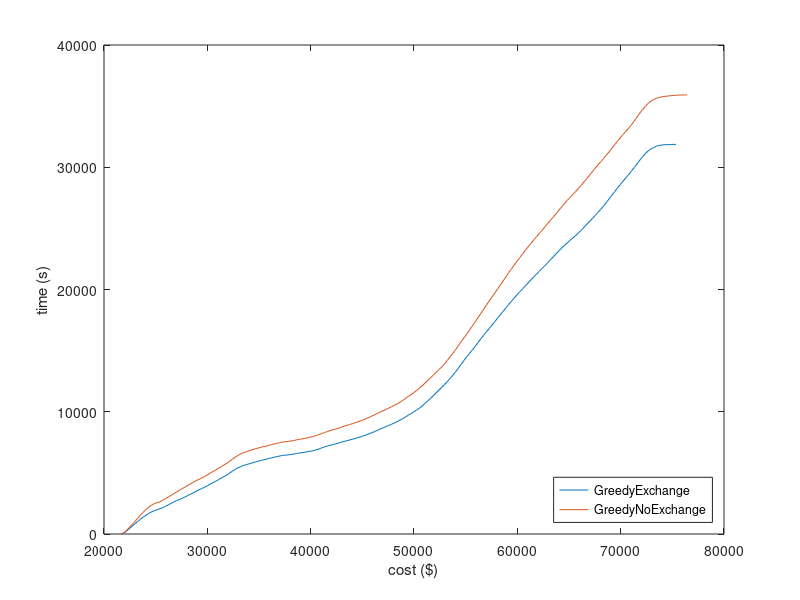

Here is the MATLAB script that generated this plot:
x0 = [21630,21900,22170,22440,22710,22980,23250,23520,23790,24060,24330,24600,24870,25140,25410,25680,25950,26220,26490,26760,27030,27300,27570,27840,28110,28380,28650,28920,29190,29460,29730,30000,30270,30540,30810,31080,31350,31620,31890,32160,32430,32700,32970,33240,33510,33780,34050,34320,34590,34860,35130,35400,35670,35940,36210,36480,36750,37020,37290,37560,37830,38100,38370,38640,38910,39180,39450,39720,39990,40260,40530,40800,41070,41340,41610,41880,42150,42420,42690,42960,43230,43500,43770,44040,44310,44580,44850,45120,45390,45660,45930,46200,46470,46740,47010,47280,47550,47820,48090,48360,48630,48900,49170,49440,49710,49980,50250,50520,50790,51060,51330,51600,51870,52140,52410,52680,52950,53220,53490,53760,54030,54300,54570,54840,55110,55380,55650,55920,56190,56460,56730,57000,57270,57540,57810,58080,58350,58620,58890,59160,59430,59700,59970,60240,60510,60780,61050,61320,61590,61860,62130,62400,62670,62940,63210,63480,63750,64020,64290,64560,64830,65100,65370,65640,65910,66180,66450,66720,66990,67260,67530,67800,68070,68340,68610,68880,69150,69420,69690,69960,70230,70500,70770,71040,71310,71580,71850,72120,72390,72660,72930,73200,73470,73740,74010,74280,74550,74820,75090,75360];
y0 = [0.31,74.91,234.92,435.36,632.97,827.75,1007.05,1205.59,1378.36,1531.55,1680.83,1814.45,1908.47,1990.25,2070.17,2152.09,2259.51,2386.55,2505.31,2620.04,2731.12,2824.76,2920.21,3030.96,3152.27,3264.54,3373.87,3498.97,3616.81,3720.13,3827.56,3943.74,4081.39,4198.74,4308.94,4442.72,4577.47,4701.33,4827.35,4984.52,5149.41,5291.98,5421.7,5521.3,5607.22,5678.44,5742.53,5811.03,5877.96,5942.13,6006.5,6061.1,6117.27,6172.35,6225.63,6285.16,6335.2,6384.32,6425.87,6451.09,6473.45,6505.79,6539.26,6584.2,6623.05,6656.5,6694.92,6733.27,6774.98,6820.74,6876.51,6956.95,7047.54,7122.21,7197.5,7257.02,7316.91,7370.82,7436.54,7507.85,7570.45,7632.14,7690.42,7749.87,7813.41,7884.31,7950.37,8037.81,8112.65,8196.42,8291.06,8379.53,8487.21,8584.87,8679.38,8777.17,8883.55,8974.81,9078.46,9187.5,9306.18,9430.77,9565.15,9714.03,9851.99,9999.42,10143.28,10286.12,10470.38,10689.16,10884.96,11101.81,11320.92,11544.07,11767.5,11994.54,12219.62,12470.46,12724.32,12983.75,13276.02,13580.7,13889.15,14204.21,14497.5,14769.91,15056.61,15345.18,15654.79,15960.5,16248.36,16536.05,16796.17,17078.26,17358.54,17646.02,17932.19,18216.59,18494.58,18775.03,19047.9,19310.41,19566.75,19814.55,20057.2,20297.38,20547.91,20790.92,21027.18,21260.36,21493.7,21730.77,21957.63,22194.17,22434.15,22673.47,22917.38,23158.12,23390.13,23602.99,23815.16,24021.5,24216.51,24414.09,24627.0,24843.1,25090.91,25330.36,25568.76,25810.86,26049.96,26308.67,26556.68,26825.95,27111.12,27412.73,27711.15,28006.58,28301.15,28582.26,28864.34,29130.73,29400.93,29688.19,29969.49,30268.16,30577.92,30868.25,31121.75,31335.83,31498.17,31622.78,31725.83,31789.41,31823.41,31842.9,31851.93,31861.12,31867.79,31870.54];
x1 = [21630,21900,22170,22440,22710,22980,23250,23520,23790,24060,24330,24600,24870,25140,25410,25680,25950,26220,26490,26760,27030,27300,27570,27840,28110,28380,28650,28920,29190,29460,29730,30000,30270,30540,30810,31080,31350,31620,31890,32160,32430,32700,32970,33240,33510,33780,34050,34320,34590,34860,35130,35400,35670,35940,36210,36480,36750,37020,37290,37560,37830,38100,38370,38640,38910,39180,39450,39720,39990,40260,40530,40800,41070,41340,41610,41880,42150,42420,42690,42960,43230,43500,43770,44040,44310,44580,44850,45120,45390,45660,45930,46200,46470,46740,47010,47280,47550,47820,48090,48360,48630,48900,49170,49440,49710,49980,50250,50520,50790,51060,51330,51600,51870,52140,52410,52680,52950,53220,53490,53760,54030,54300,54570,54840,55110,55380,55650,55920,56190,56460,56730,57000,57270,57540,57810,58080,58350,58620,58890,59160,59430,59700,59970,60240,60510,60780,61050,61320,61590,61860,62130,62400,62670,62940,63210,63480,63750,64020,64290,64560,64830,65100,65370,65640,65910,66180,66450,66720,66990,67260,67530,67800,68070,68340,68610,68880,69150,69420,69690,69960,70230,70500,70770,71040,71310,71580,71850,72120,72390,72660,72930,73200,73470,73740,74010,74280,74550,74820,75090,75360,75630,75900,76170,76440];
y1 = [0.31,85.69,276.32,524.22,769.99,1016.02,1270.64,1540.96,1778.46,2002.27,2193.4,2360.69,2488.86,2562.78,2635.21,2759.15,2885.19,3026.19,3169.48,3304.25,3438.06,3572.55,3710.23,3843.57,3978.42,4108.51,4235.88,4364.24,4472.49,4584.17,4699.0,4831.92,4977.55,5108.35,5235.34,5374.1,5506.26,5645.95,5787.86,5955.62,6122.49,6280.15,6432.81,6557.61,6658.13,6732.25,6804.49,6886.35,6957.56,7020.18,7084.02,7141.59,7190.57,7252.08,7310.75,7366.52,7422.18,7474.67,7521.16,7551.82,7574.06,7608.27,7646.84,7703.88,7746.07,7782.83,7824.55,7868.36,7923.48,7986.7,8052.09,8130.31,8212.39,8296.83,8376.38,8456.31,8522.28,8585.95,8653.41,8735.75,8813.78,8889.5,8954.13,9022.12,9101.61,9178.72,9256.29,9351.22,9443.65,9536.82,9659.31,9761.43,9871.03,9983.36,10081.21,10186.73,10291.09,10407.94,10522.58,10649.76,10777.93,10924.32,11077.8,11247.25,11392.87,11561.78,11740.4,11924.2,12118.76,12340.88,12563.28,12778.31,12991.55,13213.45,13438.87,13660.89,13912.58,14202.11,14496.67,14782.45,15080.69,15416.7,15740.31,16051.51,16367.59,16693.73,17026.32,17355.87,17693.58,18037.68,18369.38,18715.1,19053.24,19380.08,19700.84,20037.4,20360.86,20693.15,21034.12,21374.02,21690.43,22007.13,22313.16,22605.31,22909.15,23205.64,23493.39,23775.83,24054.81,24321.94,24588.7,24849.78,25124.19,25396.92,25668.09,25928.24,26202.8,26484.11,26755.05,27023.64,27288.92,27525.25,27767.53,28009.73,28262.6,28527.63,28803.45,29079.01,29352.9,29637.1,29920.11,30190.65,30442.84,30706.76,30994.21,31261.25,31548.29,31844.24,32129.98,32410.78,32679.23,32938.3,33195.27,33470.71,33788.33,34104.62,34428.73,34718.93,34980.18,35220.59,35411.03,35546.73,35643.55,35710.78,35762.14,35799.53,35825.87,35850.35,35871.09,35888.86,35902.45,35910.52,35914.84,35917.9];
plot(x0,y0,x1,y1);
legend('GreedyExchange','GreedyNoExchange','location','southeast');
xlabel('cost ($)');
ylabel('time (s)');
